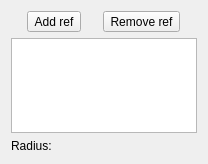
<?xml version="1.0" encoding="UTF-8"?>
<ui version="4.0">
 <class>PartDesignGui::TaskFilletParameters</class>
 <widget class="QWidget" name="PartDesignGui::TaskFilletParameters">
  <property name="geometry">
   <rect>
    <x>0</x>
    <y>0</y>
    <width>208</width>
    <height>164</height>
   </rect>
  </property>
  <property name="windowTitle">
   <string>Form</string>
  </property>
  <layout class="QVBoxLayout" name="verticalLayout">
   <item>
    <layout class="QHBoxLayout" name="horizontalLayout">
     <item>
      <widget class="QToolButton" name="buttonRefAdd">
       <property name="text">
        <string>Add ref</string>
       </property>
       <property name="checkable">
        <bool>true</bool>
       </property>
      </widget>
     </item>
     <item>
      <widget class="QToolButton" name="buttonRefRemove">
       <property name="text">
        <string>Remove ref</string>
       </property>
       <property name="checkable">
        <bool>true</bool>
       </property>
      </widget>
     </item>
    </layout>
   </item>
   <item>
    <widget class="QListWidget" name="listWidgetReferences"/>
   </item>
   <item>
    <layout class="QHBoxLayout" name="horizontalLayout_2">
     <item>
      <widget class="QLabel" name="label">
       <property name="text">
        <string>Radius:</string>
       </property>
      </widget>
     </item>
     <item>
      <widget class="Gui::QuantitySpinBox" name="filletRadius"/>
     </item>
    </layout>
   </item>
  </layout>
 </widget>
 <customwidgets>
  <customwidget>
   <class>Gui::QuantitySpinBox</class>
   <extends>QWidget</extends>
   <header>Gui/QuantitySpinBox.h</header>
  </customwidget>
 </customwidgets>
 <resources/>
 <connections/>
</ui>
